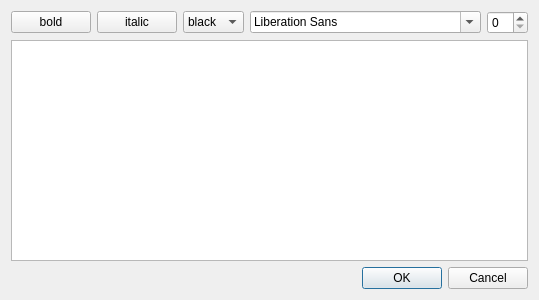
<?xml version="1.0" encoding="UTF-8"?>
<ui version="4.0">
 <class>DialogTextEditor</class>
 <widget class="QDialog" name="DialogTextEditor">
  <property name="geometry">
   <rect>
    <x>0</x>
    <y>0</y>
    <width>400</width>
    <height>300</height>
   </rect>
  </property>
  <property name="windowTitle">
   <string>Dialog</string>
  </property>
  <layout class="QVBoxLayout" name="verticalLayout">
   <item>
    <layout class="QHBoxLayout" name="horizontalLayout">
     <item>
      <widget class="QPushButton" name="bold">
       <property name="text">
        <string>bold</string>
       </property>
       <property name="checkable">
        <bool>true</bool>
       </property>
       <property name="checked">
        <bool>false</bool>
       </property>
      </widget>
     </item>
     <item>
      <widget class="QPushButton" name="italic">
       <property name="text">
        <string>italic</string>
       </property>
       <property name="checkable">
        <bool>true</bool>
       </property>
       <property name="checked">
        <bool>false</bool>
       </property>
      </widget>
     </item>
     <item>
      <widget class="QComboBox" name="color">
       <item>
        <property name="text">
         <string>black</string>
        </property>
       </item>
       <item>
        <property name="text">
         <string>red</string>
        </property>
       </item>
       <item>
        <property name="text">
         <string>green</string>
        </property>
       </item>
       <item>
        <property name="text">
         <string>blue</string>
        </property>
       </item>
      </widget>
     </item>
     <item>
      <widget class="QFontComboBox" name="font"/>
     </item>
     <item>
      <widget class="QSpinBox" name="size"/>
     </item>
    </layout>
   </item>
   <item>
    <widget class="QTextEdit" name="textEdit"/>
   </item>
   <item>
    <widget class="QDialogButtonBox" name="buttonBox">
     <property name="orientation">
      <enum>Qt::Horizontal</enum>
     </property>
     <property name="standardButtons">
      <set>QDialogButtonBox::Cancel|QDialogButtonBox::Ok</set>
     </property>
    </widget>
   </item>
  </layout>
 </widget>
 <resources/>
 <connections>
  <connection>
   <sender>buttonBox</sender>
   <signal>accepted()</signal>
   <receiver>DialogTextEditor</receiver>
   <slot>accept()</slot>
   <hints>
    <hint type="sourcelabel">
     <x>248</x>
     <y>254</y>
    </hint>
    <hint type="destinationlabel">
     <x>157</x>
     <y>274</y>
    </hint>
   </hints>
  </connection>
  <connection>
   <sender>buttonBox</sender>
   <signal>rejected()</signal>
   <receiver>DialogTextEditor</receiver>
   <slot>reject()</slot>
   <hints>
    <hint type="sourcelabel">
     <x>316</x>
     <y>260</y>
    </hint>
    <hint type="destinationlabel">
     <x>286</x>
     <y>274</y>
    </hint>
   </hints>
  </connection>
 </connections>
</ui>
